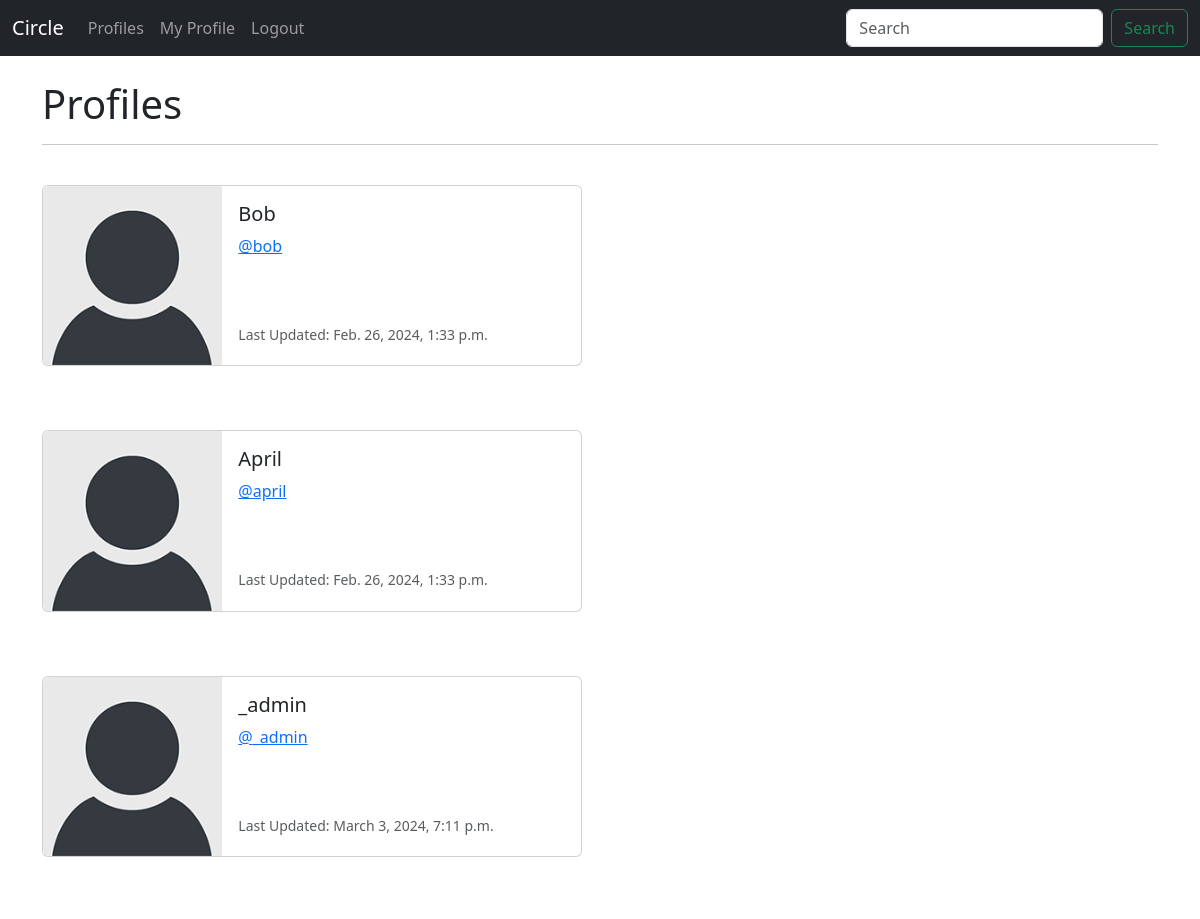
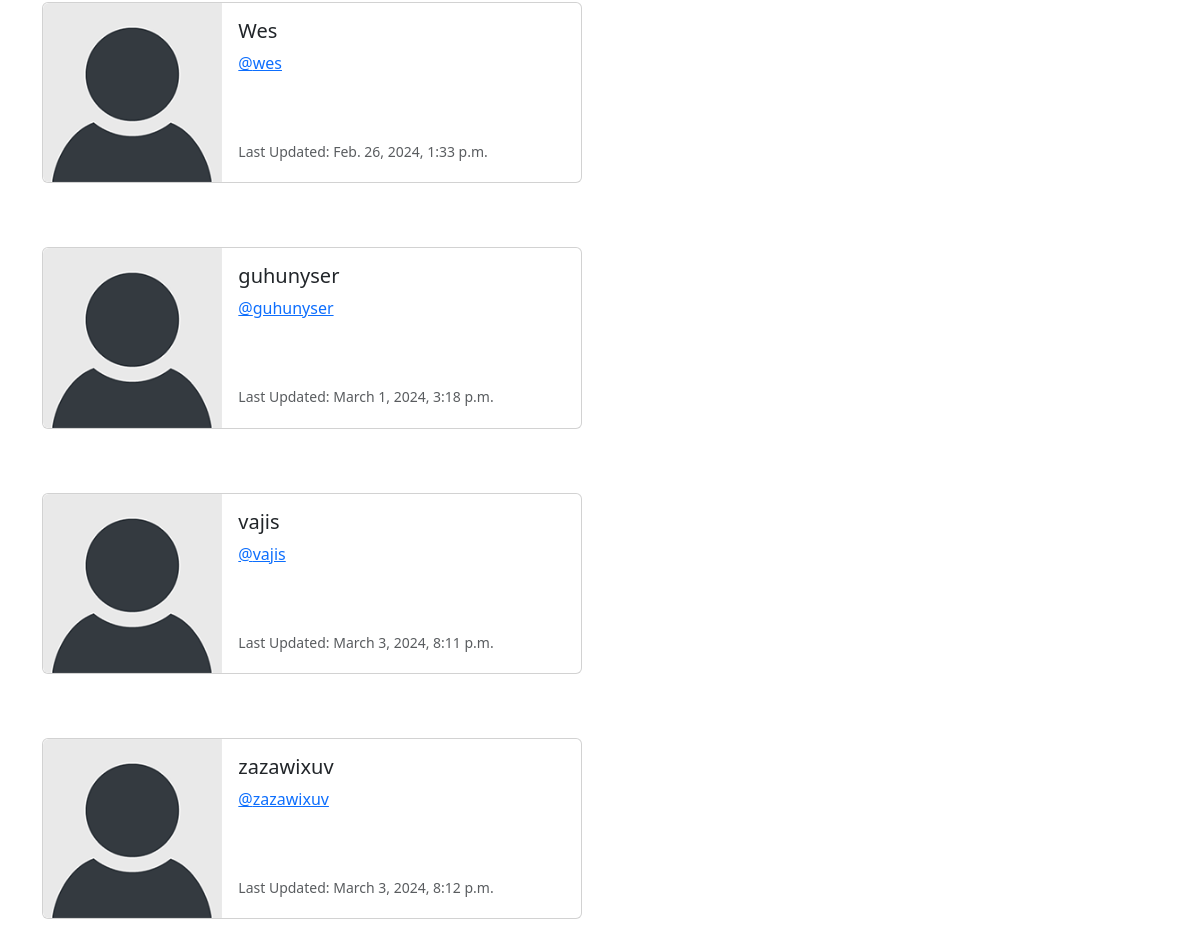
Page /profile_list/ (signed in) on the committed database (2 pictures, top to bottom).
### circle/models.py (models this page shows, shortened)
class Profile(models.Model):
    user = models.OneToOneField( User, on_delete=models.CASCADE)
    follows = models.ManyToManyField("self",
        related_name="followed_by",
        symmetrical=False,
        blank=True)
    date_modified = models.DateTimeField(User, auto_now=True)
    profile_image = models.ImageField(null=True,blank=True, upload_to="images/")

### circle/views.py (the view)
# urls.py: path('profile_list/', views.profile_list, name='profile_list'),
def profile_list(request):
    if request.user.is_authenticated:
        profiles = Profile.objects.exclude(user=request.user)
        return render(request, 'profile_list.html', {"profiles":profiles} )
    else:
        messages.success(request, ("You must be logged in to View Page..."))
        return redirect('home')

### circle/templates/profile_list.html
{% extends 'base.html' %}
{% load static %}
{% block content %}
<h1>Profiles</h1>
<hr/>
<br/>
{% if profiles %}
   {% for profile in profiles %}
   <div class="card mb-3" style="max-width: 540px;">
    <div class="row g-0">
      <div class="col-md-4">
        <img src="{% static 'images/default_profile_pic.png' %}" class="img-fluid rounded-start" alt="Profile Image">
      </div>
      <div class="col-md-8">
        <div class="card-body">
          <h5 class="card-title">{{ profile.user.username }}</h5>
          <p class="card-text"><a href="{% url 'profile' profile.user.id %}">@{{ profile.user.username | lower}}</a></a></p><br/><br/>
          <p class="card-text"><small class="text-body-secondary">Last Updated: {{ profile.date_modified }}
        </small></p>
        </div>
      </div>
    </div>
  </div>
  <br/>
  <br/>
   {% endfor %}
{% endif %}
{% endblock %}

### rows in the picture
Profile: user.username "Bob", user.username "bob", date_modified "Feb. 26, 2024, 1:33 p.m."
Profile: user.username "April", user.username "april", date_modified "Feb. 26, 2024, 1:33 p.m."
Profile: user.username "_admin", date_modified "March 3, 2024, 7:11 p.m."
Profile: user.username "Wes", user.username "wes", date_modified "Feb. 26, 2024, 1:33 p.m."
Profile: user.username "guhunyser", date_modified "March 1, 2024, 3:18 p.m."
Profile: user.username "vajis", date_modified "March 3, 2024, 8:11 p.m."
Profile: user.username "zazawixuv", date_modified "March 3, 2024, 8:12 p.m."
